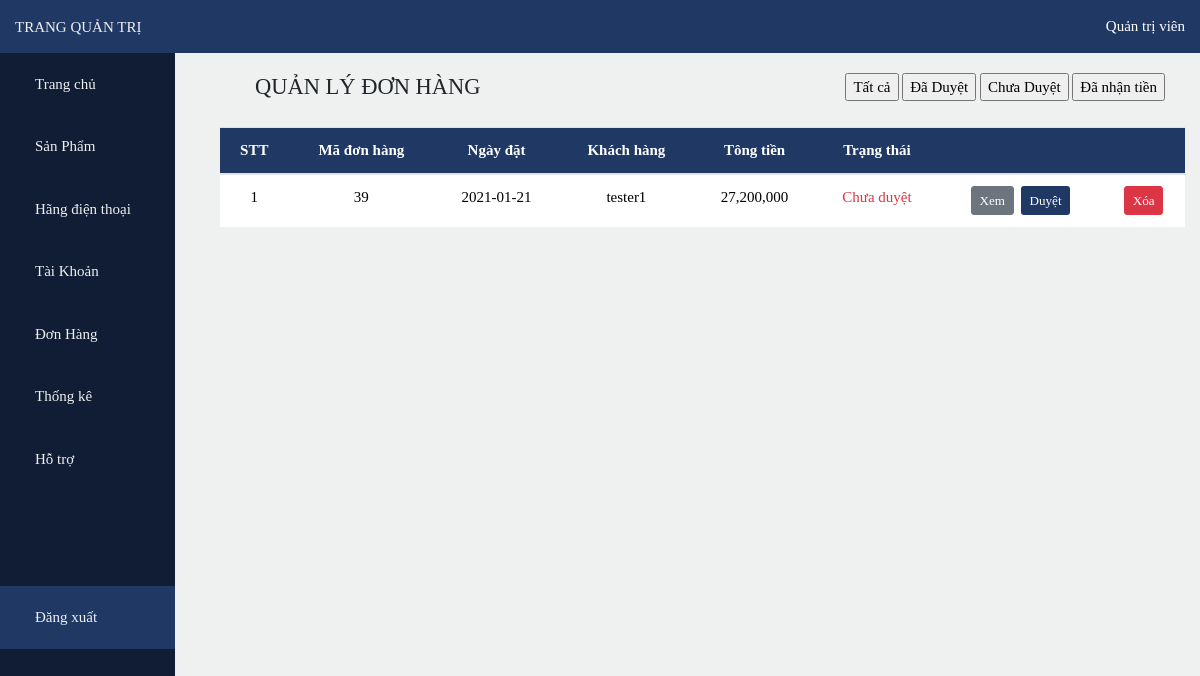
The page /admin/index.php?page=o on the database as committed earlier.
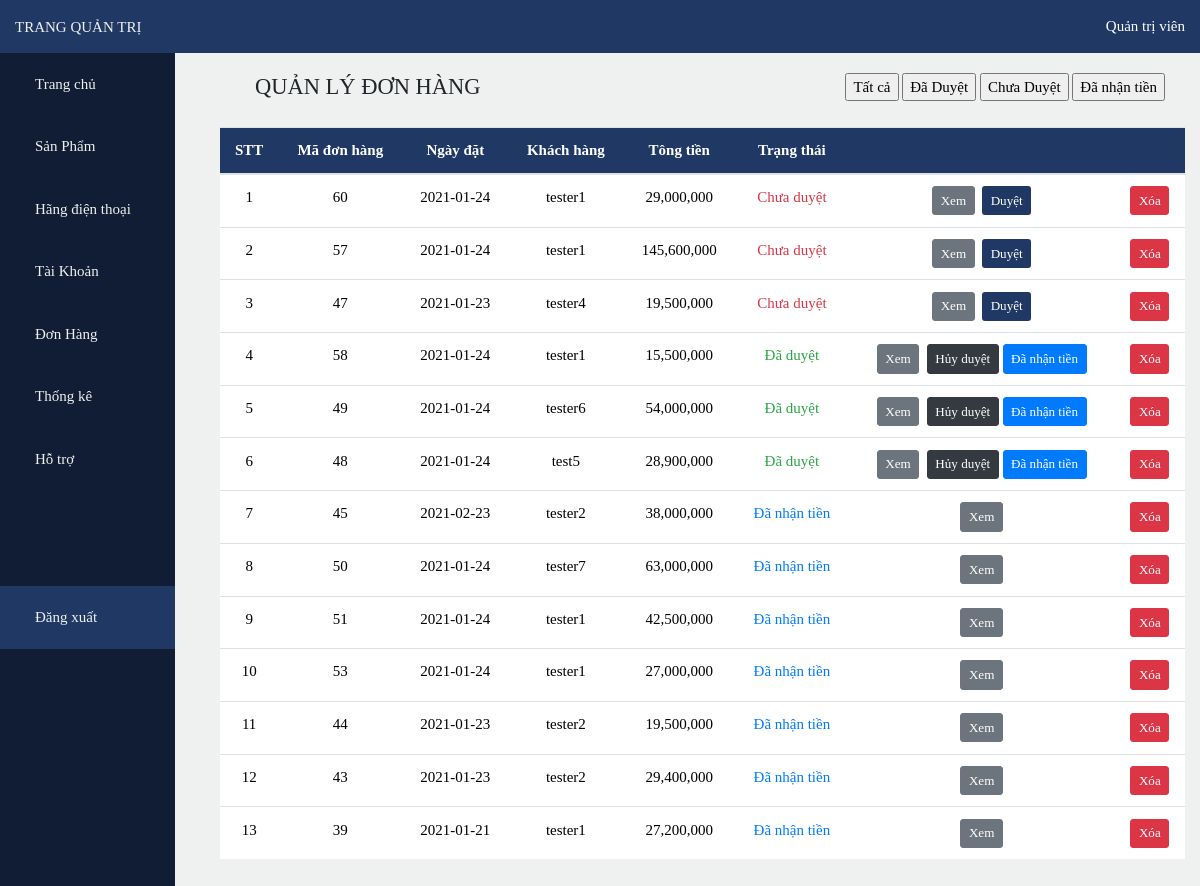
The same page on the database as committed later.
### tables this page shows
CREATE TABLE `donhang` (
  `MaDonHang` int(10) NOT NULL,
  `MaKhachHang` int(10) NOT NULL,
  `NgayDat` date NOT NULL,
  `TongTien` int(20) NOT NULL,
  `TrangThai` int(10) NOT NULL
);

CREATE TABLE `taikhoan` (
  `MaTaiKhoan` int(10) NOT NULL,
  `TenDangNhap` varchar(50) NOT NULL,
  `MatKhau` varchar(50) NOT NULL,
  `Admin` bit(1) NOT NULL,
  `DienThoai` varchar(10) NOT NULL,
  `DiaChi` varchar(200) NOT NULL
);

### functions.php (called while the page is built, shortened)
<?php
    require('database/DBController.php');
    require('database/Cart.php');
    require('database/Account.php');
    require('database/Bill.php');
    $db = new DBController();
    $account = new Account($db);
    $bill = new Bill($db);
?>

### database/Bill.php (called while the page is built, shortened)
<?php
class Bill
{
    public $db = null;
    public function __construct(DBController $db)
    {
        $this->db = $db;
    }
    public function getData($table = "donhang"){
        $result = $this->db->con->query("SELECT * FROM {$table} ORDER BY TrangThai ASC, NgayDat DESC");
        $resultArray = array();
        while($item = mysqli_fetch_array($result,MYSQLI_ASSOC)){
            $resultArray[] = $item;
        }
        return $resultArray;
    }
}

### database/DBController.php (called while the page is built, shortened)
<?php
    class DBController{
        protected $host = 'localhost';
        protected $user = 'root';
        protected $password = "";
        protected $database = "bandienthoai";
        public function __construct()
        {
            $this->con = mysqli_connect($this->host,$this->user,$this->password,$this->database);
        }
    }
?>

### database/Account.php (called while the page is built, shortened)
<?php
class Account
{
    public $db = null;
    public function __construct(DBController $db)
    {
        $this->db = $db;
    }
    public function getAccountOnlly($accountID, $table = 'taikhoan')
    {
        if (isset($accountID)) {
            $result = $this->db->con->query("SELECT * FROM {$table} WHERE MaTaiKhoan=$accountID");
        }
        $item = mysqli_fetch_array($result, MYSQLI_ASSOC);
        return $item;
    }
}

### admin/bills/bills.php (the view, shortened to what this page needs)
<div class="container detail">
    <div class="top">
        <h4 class="text-color"><i class="fas fa-phone"></i>QUẢN LÝ ĐƠN HÀNG</h4>
        <form action="" method="post">
            <input type="submit" name="tatCa" value="Tất cả">
            <input type="submit" name="daDuyet" value="Đã Duyệt">
            <input type="submit" name="chuaDuyet" value="Chưa Duyệt">
            <input type="submit" name="daNhanTien" value="Đã nhận tiền">
        </form>
    </div>
    <table class="table table-hover" style="text-align: center;">
        <thead class="bg-color text-white">
            <tr>
                <th>STT</th>
                <th>Mã đơn hàng</th>
                <th>Ngày đặt</th>
                <th>Khách hàng</th>
                <th>Tông tiền</th>
                <th>Trạng thái</th>
                <th colspan="2"></th>
            </tr>
            <?php
            $countSTT = 1;
            if (isset($_POST["daDuyet"])) {
                $ketQuaTimKiem = $bill->timHoaDonDuyet("1");
                $arr = $ketQuaTimKiem;
            }
            else if (isset($_POST["chuaDuyet"])) {
                $ketQuaTimKiem = $bill->timHoaDonDuyet("0");
                $arr = $ketQuaTimKiem;
            }
            else if (isset($_POST["daNhanTien"])) {
                $ketQuaTimKiem = $bill->timHoaDonDuyet("3");
                $arr = $ketQuaTimKiem;
            } else {
                $arr = $bill->getData('donhang');
            }
            foreach ($arr as $item) :
            ?>
                <form action="" method="POST">
                    <tr style="background-color: white; color: black; text-align: center;">
                        <td><?php echo $countSTT;
                            $countSTT++; ?></td>
                        <td><?php echo $item['MaDonHang'] ?></td>
                        <td><?php echo $item['NgayDat'] ?></td>
                        <td><?php $khachhang = $account->getAccountOnlly($item['MaKhachHang']);
                                echo $khachhang['TenDangNhap'];
                        ?></td>
                        <td><?php echo number_format($item['TongTien']) ?></td>
                        <?php if ($item['TrangThai'] == 1) {
                            echo'<td class="text-success">Đã duyệt</td>';
                        } else if($item['TrangThai'] == 0){
                            echo '<td class="text-danger">Chưa duyệt</td>';
                        }else {
                            echo '<td class="text-primary">Đã nhận tiền</td>';
                        } ?>
                        <td>
                            <a class="btn btn-sm btn-secondary" href="<?php echo "index.php?page=od&id=".$item['MaDonHang']; ?>">Xem</a>
                            <?php
                                if ($item['TrangThai'] == 0) {
                                    echo '<button type="submit" class="btn btn-sm btn-color ml-1" name="submitDuyet">Duyệt</button>';
                                }
                                else if($item['TrangThai'] == 1){
                                    echo '<button type="submit" class="btn btn-sm btn-dark ml-1" name="submitHuyDuyet">Hủy duyệt</button>';
                                    echo '<button type="submit" class="btn btn-sm btn-primary ml-1" name="submitNhanTien">Đã nhận tiền</button>';
                                }else{
                                    echo '';
                                }
                            ?>
                        </td>
                        <td>
                            <button type="submit" class="btn btn-sm btn-danger" name="xoaDonHang">Xóa</button>
                        </td>
                    </tr>
                </form>
            <?php
            endforeach;
            ?>
        </thead>
    </table>
</div>

### admin/index.php (shortened to what this page needs)
<?php
require('../functions.php');
if (isset($_GET["page"])) {
    $page = $_GET["page"];
}
?>
<!doctype html>
<html lang="en">
<head>
    <link rel="stylesheet" href="https://stackpath.bootstrapcdn.com/bootstrap/4.3.1/css/bootstrap.min.css">
    <link href="https://cdn.jsdelivr.net/gh/hung1001/font-awesome-pro@8af0edd/css/all.css" rel="stylesheet" type="text/css" />
    <link rel="stylesheet" href="style.css">
</head>
<body>
    <nav class="navbar navbar-expand-sm sticky-top" id="navbar">
        <a class="navbar-brand" href="index.php">
            <span>TRANG QUẢN TRỊ</span>
        </a>
        <div class="collapse navbar-collapse menu" id="navbar_res">
            <ul class="navbar-nav ml-auto">
                <li style="color: white;">Quản trị viên</li>
            </ul>
        </div>
    </nav>
    <div class="row">
        <div class="col-2">
            <nav class="sidebar sticky-left">
                <ul style="list-style:none;" class="rounded">
                    <li class=""><a href="index.php"><i class="fa fa-home"></i> Trang chủ</a></li>
                    <li class=""><a href="index.php?page=p"><i class="fas fa-phone"></i>Sản Phẩm</a></li>
                    <li class=""><a href="index.php?page=b"><i class="fas fa-copyright"></i> Hãng điện thoại</a></li>
                    <li class=""><a href="index.php?page=a"><i class="fa fa-user"></i> Tài Khoản</a></li>
                    <li class=""><a href="index.php?page=o"><i class="fas fa-box-open"></i> Đơn Hàng</a></li>
                    <li class=""><a href="index.php?page=tk"><i class="fas fa-chart-bar"></i></i>Thống kê</a></li>
                    <li class=""><a href="index.php?page=s"><i class="fa fa-question-circle"></i>Hỗ trợ</a></li>
                    <li class="logout"><a href="../index.php"><i class="fa fa-sign-out"></i> Đăng xuất</a></li>
                </ul>
            </nav>
        </div>
        <div class="col-10">
            <?php
            if (isset($page)) {
                switch ($page) {
                    case 'o':
                        include('bills/bills.php');
                        break;
                }
            } else include('home.php');
            ?>
        </div>
    </div>
</body>
</html>

### admin/style.css (style rules this page uses)
:root { --mainColor:#203864; --bgColor:#eff1f0; }
* { font-family: Bahnschrift Light; font-size: 15px; scroll-behavior: smooth; box-sizing: border-box; }
body { background-color: var(--bgColor); overflow-x: hidden; }
.navbar { background-color: var(--mainColor); }
span { color: var(--bgColor); font-size: 15px; }
.submenu li a,span { text-decoration: none; }
.sidebar { margin-left: 0px; height: 200%; background-color: #101d35; }
.sidebar ul { padding-left: 0; }
.logout a { margin-top: 55%; background-color: var(--mainColor) !important; }
.sidebar ul li a { color: var(--bgColor); display: block; padding: 20px; text-decoration: none; background-color: #101d35; }
.bg-color { background-color: var(--mainColor); }
.btn-color { color: white; background-color: var(--mainColor); }
.top { display: flex; padding: 20px; justify-content: space-between; }

Rows that differ between the two databases and show on the page:
added donhang: MaDonHang "60", NgayDat "2021-01-24", MaKhachHang.TenDangNhap "tester1", TongTien "29,000,000", TrangThai "Chưa duyệt"
added donhang: MaDonHang "57", NgayDat "2021-01-24", MaKhachHang.TenDangNhap "tester1", TongTien "145,600,000", TrangThai "Chưa duyệt"
added donhang: MaDonHang "47", NgayDat "2021-01-23", MaKhachHang.TenDangNhap "tester4", TongTien "19,500,000", TrangThai "Chưa duyệt"
added donhang: MaDonHang "58", NgayDat "2021-01-24", MaKhachHang.TenDangNhap "tester1", TongTien "15,500,000", TrangThai "Đã duyệt"
added donhang: MaDonHang "49", NgayDat "2021-01-24", MaKhachHang.TenDangNhap "tester6", TongTien "54,000,000", TrangThai "Đã duyệt"
added donhang: MaDonHang "48", NgayDat "2021-01-24", MaKhachHang.TenDangNhap "test5", TongTien "28,900,000", TrangThai "Đã duyệt"
added donhang: MaDonHang "45", NgayDat "2021-02-23", MaKhachHang.TenDangNhap "tester2", TongTien "38,000,000", TrangThai "Đã nhận tiền"
added donhang: MaDonHang "50", NgayDat "2021-01-24", MaKhachHang.TenDangNhap "tester7", TongTien "63,000,000", TrangThai "Đã nhận tiền"
added donhang: MaDonHang "51", NgayDat "2021-01-24", MaKhachHang.TenDangNhap "tester1", TongTien "42,500,000", TrangThai "Đã nhận tiền"
added donhang: MaDonHang "53", NgayDat "2021-01-24", MaKhachHang.TenDangNhap "tester1", TongTien "27,000,000", TrangThai "Đã nhận tiền"
added donhang: MaDonHang "44", NgayDat "2021-01-23", MaKhachHang.TenDangNhap "tester2", TongTien "19,500,000", TrangThai "Đã nhận tiền"
added donhang: MaDonHang "43", NgayDat "2021-01-23", MaKhachHang.TenDangNhap "tester2", TongTien "29,400,000", TrangThai "Đã nhận tiền"
changed donhang id 39: TrangThai "Chưa duyệt Duyệt" → "Đã nhận tiền"
